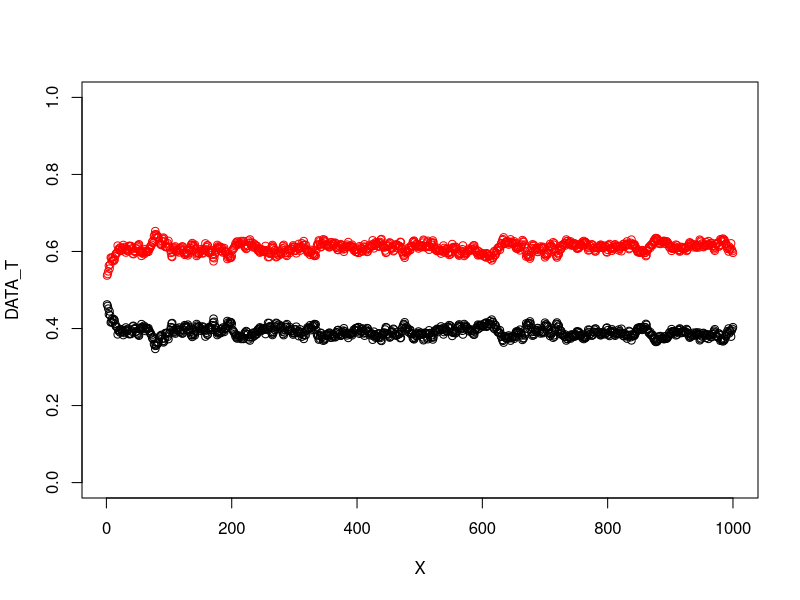

R code for this plot:
#So here we want to build a model of differential reproductive success for male strategies.
#We'll use the bones of the simple drift model to figure out how these should fit together.

#Set initial parameter values for the allele and sex frequencies: 
POPULATION = 1000
ALLELETERR = 0.5
ALLELESNEAK = 0.5
SEXRATIOF = 0.5
SEXRATIOM = 1-SEXRATIOF
MALE_TERR_SURVIVAL = 0.3
MALE_SNEAK_SURVIVAL= 0.8
FEMALE_SURVIVAL = 1
MALE_TERR_SUCCESS = 0.7
MALE_SNEAK_SUCCESS = 0.1

#Get number of individuals for each sex and genotype
#Use a for loop through number of individuals plus if statement
#There has to be a better way to optimize this
#Set initial values to 0 outside loop
NUMBERS_FEMALE<-rmultinom(1,POPULATION*SEXRATIOF,c(ALLELETERR^2,ALLELETERR*2*ALLELESNEAK,ALLELESNEAK^2))
NUMBERS_MALE<-rmultinom(1,POPULATION*SEXRATIOM,c(ALLELETERR^2,ALLELETERR*ALLELESNEAK*2,ALLELESNEAK^2))
DATA_MALE<-NULL
DATA_FEMALE<-NULL
DATA_S<-NULL
DATA_T<-NULL

for (i in 1:1000){
  
  #New generation
  #Probabilities for different genotypes of offpring
  
  #Here's the first place where our code changes. Now we want to first find out what proportion of male
  #even survive to breed in the first place, plus payouts for males that do survive. 
  #So how do we want to model this? 
  
  #First we need to account for male phenotype as being separate from genotype.... or do we? 
  #No, we can just lump NUMBERS_MALE numbers. Okay. So now we want to incorporate male survival before reproduction.
  NUMBERS_MALE[1]<-NUMBERS_MALE[1]*MALE_TERR_SURVIVAL
  NUMBERS_MALE[2]<-NUMBERS_MALE[2]*MALE_TERR_SURVIVAL
  NUMBERS_MALE[3]<-NUMBERS_MALE[3]*MALE_SNEAK_SURVIVAL
  #Now we look at females. Each female has a different likelihood of meeting with males of different strategies.
  #So here, we're working in the mating success with females that males of each strategy has.
  #Okay. So let's say that here, 80% of 
 
  SS_TO_SS<-(MALE_SNEAK_SUCCESS*NUMBERS_MALE[3]/sum(NUMBERS_MALE))+(MALE_TERR_SUCCESS*0.5*NUMBERS_MALE[2]/sum(NUMBERS_MALE))
  SS_TO_ST<-(MALE_TERR_SUCCESS*NUMBERS_MALE[1]/sum(NUMBERS_MALE))+(MALE_TERR_SUCCESS*0.5*NUMBERS_MALE[2]/sum(NUMBERS_MALE))
  TT_TO_TT<-(MALE_TERR_SUCCESS*NUMBERS_MALE[1]/sum(NUMBERS_MALE))+(MALE_TERR_SUCCESS*0.5*NUMBERS_MALE[2]/sum(NUMBERS_MALE))
  TT_TO_ST<-(MALE_SNEAK_SUCCESS*NUMBERS_MALE[3]/sum(NUMBERS_MALE))+(MALE_TERR_SUCCESS*0.5*NUMBERS_MALE[2]/sum(NUMBERS_MALE))
  ST_TO_TT<-((MALE_TERR_SUCCESS*0.5*(NUMBERS_MALE[1]/sum(NUMBERS_MALE)))+(0.25*(MALE_TERR_SUCCESS*NUMBERS_MALE[2]/sum(NUMBERS_MALE))))
  ST_TO_SS<-((0.5*(MALE_SNEAK_SUCCESS*NUMBERS_MALE[3]/sum(NUMBERS_MALE)))+(0.25*(MALE_TERR_SUCCESS*NUMBERS_MALE[2]/sum(NUMBERS_MALE))))
  ST_TO_ST<-(1-ST_TO_TT-ST_TO_SS)
  
  #Now calculating offspring numbers from females of each genotype...
  OFFSPRING_OF_SS<-rmultinom(1,NUMBERS_FEMALE[3]*2,c(SS_TO_SS,SS_TO_ST))
  OFFSPRING_OF_TT<-rmultinom(1,NUMBERS_FEMALE[1]*2,c(TT_TO_ST,TT_TO_TT))
  OFFSPRING_OF_ST<-rmultinom(1,NUMBERS_FEMALE[2]*2,c(ST_TO_TT,ST_TO_ST,ST_TO_SS))
  
  #For next generation, let's find out how many offspring of each genotype...
  POPULATION<-sum(OFFSPRING_OF_TT,OFFSPRING_OF_ST,OFFSPRING_OF_SS)
  TOTAL_SS<-sum(OFFSPRING_OF_SS[1],OFFSPRING_OF_ST[3])
  TOTAL_ST<-sum(OFFSPRING_OF_SS[2],OFFSPRING_OF_ST[2],OFFSPRING_OF_TT[1])
  TOTAL_TT<-sum(OFFSPRING_OF_ST[1],OFFSPRING_OF_TT[2])
  FREQ_T<-(2*TOTAL_TT + TOTAL_ST) / (POPULATION*2)
  FREQ_S<-(2*TOTAL_SS + TOTAL_ST) / (POPULATION*2)
  
  #Calculating our numbers of males and females for the next gen...
  NUMBERS_FEMALE<-c(ceiling(0.5*TOTAL_TT),ceiling(0.5*TOTAL_ST),ceiling(0.5*TOTAL_SS))
  NUMBERS_MALE<-c(floor(0.5*TOTAL_TT),floor(0.5*TOTAL_ST),floor(0.5*TOTAL_SS))
  DATA_MALE<-rbind(DATA_MALE,NUMBERS_MALE)
  DATA_FEMALE<-rbind(DATA_FEMALE,NUMBERS_FEMALE)
  DATA_S<-c(DATA_S,FREQ_S)
  DATA_T<-c(DATA_T,FREQ_T)
}

X<-seq(1000)
plot(cbind(X,DATA_T),ylim=c(0,1),col='red')
points(cbind(X,DATA_S))